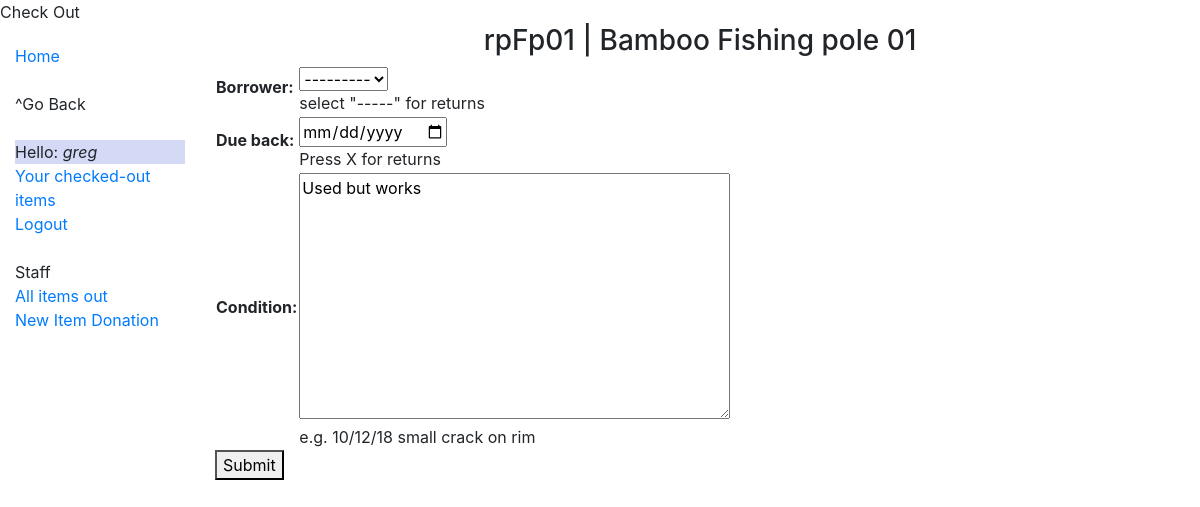
The app's page /shareshack/item/1/transaction/ (signed in) with its own data.
### shareshack/models.py (models this page shows, shortened)
class Item(models.Model):
    department = models.ForeignKey('Department', models.SET_NULL, blank=True, null=True)
    writtenId = models.CharField('Written ID', help_text= mark_safe('<i>The number written on item</i>'), max_length=30, unique=True)
    name = models.CharField(max_length=30, help_text= mark_safe('<i>e.g. cordless drill 3</i>'))
    date_added = models.DateField(auto_now_add=True)
    condition = models.TextField(max_length=100, help_text='Update changes upon return if necessary', blank=True, null=True)
    donor =  models.ForeignKey(User, related_name='donor', on_delete=models.SET_NULL, null=True, blank=True)
    borrower = models.ForeignKey(User, related_name='borrower', on_delete=models.SET_NULL, null=True, blank=True)
    due_back = models.DateField(blank=True, null=True)
    image = models.CharField(max_length = 200, blank=True)
    LOAN_STATUS = (
        ('a', 'Available'),
        ('m', 'Maintenance'),
        ('o', 'On loan'),
        ('r', 'Reserved'),
    )
    status = models.CharField(
        max_length=1,
        choices=LOAN_STATUS,
        blank=True,
        default='a',
        help_text='Item availability',
    )
    class Meta:
        ordering = ['status','due_back']
        permissions = (
            ("can_mark_returned", "Can checkout and return items"),
            ("donation_intake", "Process new donations"),
            )

### shareshack/views.py (the view, shortened to what this page needs)
# urls.py: path('item/<int:pk>/transaction/', views.TransactionEntry.as_view(), name='librarian-transaction'),
class TransactionEntry(PermissionRequiredMixin, UpdateView):
    permission_required = 'shareshack.can_mark_returned'
    template_name = "item_transaction_entry.html"
    def get(self,request,pk):
        item_obj = get_object_or_404(Item, pk=pk)
        form = TransactionForm(instance=item_obj)
        return render(request, self.template_name, {'form':form, 'item':item_obj })

### shareshack/forms.py
class TransactionForm(ModelForm):
    class Meta:
        model = Item
        fields = ['writtenId','name', 'borrower','due_back', 'condition']
        help_texts = {
            'due_back': 'Press X for returns',
            'condition': 'e.g. 10/12/18 small crack on rim',
            'borrower': 'select "-----" for returns',
        }
        widgets = {
            'due_back': DateInput(),
            'writtenId' : forms.HiddenInput(),
            'name' : forms.HiddenInput(),
        }

### shareshack/templates/item_transaction_entry.html (shortened to what this page needs)
{% extends "base_generic.html" %}
{%block content%}
<center><h3>{{item.writtenId}} | {{item.name }}</h3></center>
<div class="about">
  <form method = 'post'>
    <table>
    {{ form.as_table}}
    </table>
    <button type="submit">Submit</button>
  </form>
</div>
{%endblock%}

### shareshack/templates/base_generic.html (shortened to what this page needs)
<!DOCTYPE html>
<html lang="en">
  {% load static %}
<head>
  <link rel="stylesheet" href="https://cdn.jsdelivr.net/npm/bootstrap@4.6.2/dist/css/bootstrap.min.css">
  <link rel="stylesheet" type="text/css" href="{% static 'css/styles.css' %}">
</head>
<body>
  <div class="container-fluid">
    <div class="row">
      <div class="col-sm-2">
      {% block sidebar %}
        <ul class="sidebar-nav">
          <li><a id="home" href="{% url 'home' %}">Home</a></li>
          <br>
          {% block departments %}
            {% if department_list %}
            {% for department in department_list %}
            <li>
             <a class="f" href="{{ department.get_absolute_url }}">{{ department.name }}</a>
            </li>
            {% endfor %}
            {% else %}
            <li>^Go Back</li>
            {% endif %}
          {% endblock %}
        <br>
          {% if user.is_authenticated %}
          <li class="f">Hello: <i>{{ user.get_username }}</i></li>
          <li><a href="{% url 'my-borrowed-items' %}">Your checked-out items</a></li>
          <li><a href="{% url 'logout'%}?next={{request.path}}">Logout</a></li>
          {% else %}
           <li><a href="{% url 'login'%}?next={{request.path}}">User/Staff Login</a></li>
          {% endif %}
        <br>
          {% if perms.shareshack.can_mark_returned %}
          <li>Staff</li>
          <li><a href="{% url 'all-checked-out-items' %}">All items out</a></li>
            {% if perms.shareshack.donation_intake %}
            <li><a href="{% url 'item-create' %}">New Item Donation</a></li>
            {% endif %}
          {% endif %}
        </ul>
     {% endblock %}
      </div>
      <div class="col-sm-10 ">{% block content %}{% endblock %}</div>
    </div>
  </div>
</body>
</html>

### portal/static/css/styles.css (style rules this page uses)
.sidebar-nav { margin-top: 20px; padding: 0; list-style: none; }
.f { background-color:rgb(212, 217, 245); }
ul { list-style-type: none; margin: 0; padding: 0; }

### records on screen
Item: writtenId "rpFp01", name "Bamboo Fishing pole 01", borrower "---------", condition "Used but works"

### other values on screen
{{ user.get_username }} "greg"
